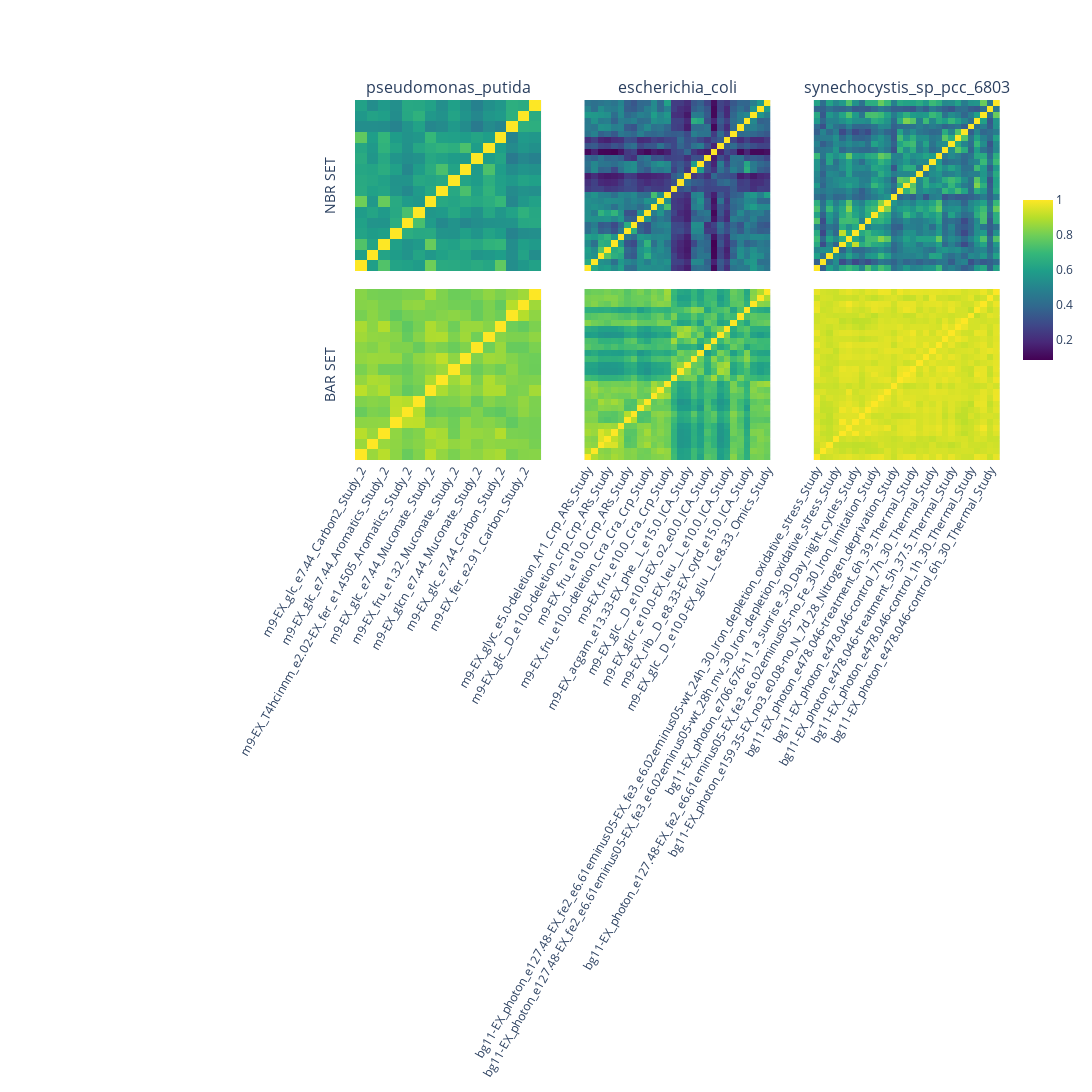

Notebook cell for this chart:
### Code cell
#perform an histogram with the jaccard index of  nbr reactions
col_n = 1

fig = make_subplots(rows=2,
                    cols=len(in_every_cutoff),
                    vertical_spacing=0.05,
                    subplot_titles=tuple([specie for specie in in_every_cutoff]))

for specie in in_every_cutoff:
    nbr_list = []
    bar_list = []
    condition_list = []
    jaccard_nbr_list = []
    jaccard_bar_list = []
    species_study = in_every_cutoff[specie]
    for study in species_study:
        study_conditions = list(set(['_'.join(cond.split('_')[:-1]) for cond in species_study[study]]))
        condition_list += ['_'.join([c, study]) for c in study_conditions]
        nbr_list += [species_study[study]['_'.join([condition, 'NBR-Gene'])] for condition in study_conditions]
        bar_list += [species_study[study]['_'.join([condition, 'BAR-Gene'])] for condition in study_conditions]
    
    jaccard_nbr_list = [[jaccard_index(nbr_1 ,nbr_2) for nbr_1 in nbr_list]
                        for nbr_2 in nbr_list]

    jaccard_bar_list = [[jaccard_index(bar_1 ,bar_2) for bar_1 in bar_list]
                        for bar_2 in bar_list]

    
    fig.add_trace(
        px.imshow(
            jaccard_nbr_list,
            x=condition_list,
            y=condition_list,
        ).data[0],
        row=1, col=col_n
    )
    fig.add_trace(
        px.imshow(
            jaccard_bar_list,
            x=condition_list,
            y=condition_list
        ).data[0],
        row=2, col=col_n
    )
    col_n += 1

# edit figure
fig['layout']['yaxis']['title']='NBR SET'
fig['layout']['yaxis4']['title']='BAR SET'
fig['layout']['yaxis']['showticklabels']=False
fig['layout']['yaxis2']['showticklabels']=False
fig['layout']['yaxis3']['showticklabels']=False
fig['layout']['yaxis4']['showticklabels']=False
fig['layout']['yaxis5']['showticklabels']=False
fig['layout']['yaxis6']['showticklabels']=False
fig['layout']['xaxis']['showticklabels']=False
fig['layout']['xaxis2']['showticklabels']=False
fig['layout']['xaxis3']['showticklabels']=False
fig['layout']['xaxis4']['tickangle']=-60
fig['layout']['xaxis5']['tickangle']=-60
fig['layout']['xaxis6']['tickangle']=-60
fig['layout']['height'] = 1400
fig['layout']['width'] = 1800
fig['layout']['coloraxis']['colorbar']['len']=0.5
fig['layout']['coloraxis']['colorscale']='viridis'

fig.show()
fig.write_image('jaccard_index_of_reaction_sets_between_species.svg')

### Figure 1 — Plotly figure (JSON) as saved in the notebook; plotly's stock layout.template omitted (floating-point values rounded to 4 significant figures; data arrays with more than 128 entries replaced by an {"elided": "..."} marker saying what was removed)
{"data": [{"coloraxis": "coloraxis", "hovertemplate": "x: %{x}<br>y: %{y}<br>color: %{z}<extra></extra>", "name": "0", "type": "heatmap", "x": ["m9-EX_glc_e7.44_Carbon2_Study_2", "m9-EX_T4hcinnm_e4.04_Carbon2_Study_2", "m9-EX_glc_e7.44_Aromatics_Study_2", "m9-EX_T4hcinnm_e4.04_Aromatics_Study_2", "m9-EX_T4hcinnm_e2.02-EX_fer_e1.4505_Aromatics_Study_2", "m9-EX_fer_e2.91_Aromatics_Study_2", "m9-EX_glc_e7.44_Muconate_Study_2", "m9-EX_glc_e3.72-EX_fru_e0.66_Muconate_Study_2", "m9-EX_fru_e1.32_Muconate_Study_2", "m9-EX_glc_e3.72-EX_glcn_e3.72_Muconate_Study_2", "m9-EX_glcn_e7.44_Muconate_Study_2", "m9-EX_glc_e2.48-EX_glcn_e2.48-EX_fru_e0.44_Muconate_Study_2", "m9-EX_glc_e7.44_Carbon_Study_2", "m9-EX_ser__L_e14.88_Carbon_Study_2", "m9-EX_fer_e2.91_Carbon_Study_2", "m9-EX_cit_e7.44_Carbon_Study_2"], "xaxis": "x", "y": ["m9-EX_glc_e7.44_Carbon2_Study_2", "m9-EX_T4hcinnm_e4.04_Carbon2_Study_2", "m9-EX_glc_e7.44_Aromatics_Study_2", "m9-EX_T4hcinnm_e4.04_Aromatics_Study_2", "m9-EX_T4hcinnm_e2.02-EX_fer_e1.4505_Aromatics_Study_2", "m9-EX_fer_e2.91_Aromatics_Study_2", "m9-EX_glc_e7.44_Muconate_Study_2", "m9-EX_glc_e3.72-EX_fru_e0.66_Muconate_Study_2", "m9-EX_fru_e1.32_Muconate_Study_2", "m9-EX_glc_e3.72-EX_glcn_e3.72_Muconate_Study_2", "m9-EX_glcn_e7.44_Muconate_Study_2", "m9-EX_glc_e2.48-EX_glcn_e2.48-EX_fru_e0.44_Muconate_Study_2", "m9-EX_glc_e7.44_Carbon_Study_2", "m9-EX_ser__L_e14.88_Carbon_Study_2", "m9-EX_fer_e2.91_Carbon_Study_2", "m9-EX_cit_e7.44_Carbon_Study_2"], "yaxis": "y", "z": {"elided": "16x16 float values"}}, {"coloraxis": "coloraxis", "hovertemplate": "x: %{x}<br>y: %{y}<br>color: %{z}<extra></extra>", "name": "0", "type": "heatmap", "x": ["m9-EX_glc_e7.44_Carbon2_Study_2", "m9-EX_T4hcinnm_e4.04_Carbon2_Study_2", "m9-EX_glc_e7.44_Aromatics_Study_2", "m9-EX_T4hcinnm_e4.04_Aromatics_Study_2", "m9-EX_T4hcinnm_e2.02-EX_fer_e1.4505_Aromatics_Study_2", "m9-EX_fer_e2.91_Aromatics_Study_2", "m9-EX_glc_e7.44_Muconate_Study_2", "m9-EX_glc_e3.72-EX_fru_e0.66_Muconate_Study_2", "m9-EX_fru_e1.32_Muconate_Study_2", "m9-EX_glc_e3.72-EX_glcn_e3.72_Muconate_Study_2", "m9-EX_glcn_e7.44_Muconate_Study_2", "m9-EX_glc_e2.48-EX_glcn_e2.48-EX_fru_e0.44_Muconate_Study_2", "m9-EX_glc_e7.44_Carbon_Study_2", "m9-EX_ser__L_e14.88_Carbon_Study_2", "m9-EX_fer_e2.91_Carbon_Study_2", "m9-EX_cit_e7.44_Carbon_Study_2"], "xaxis": "x4", "y": ["m9-EX_glc_e7.44_Carbon2_Study_2", "m9-EX_T4hcinnm_e4.04_Carbon2_Study_2", "m9-EX_glc_e7.44_Aromatics_Study_2", "m9-EX_T4hcinnm_e4.04_Aromatics_Study_2", "m9-EX_T4hcinnm_e2.02-EX_fer_e1.4505_Aromatics_Study_2", "m9-EX_fer_e2.91_Aromatics_Study_2", "m9-EX_glc_e7.44_Muconate_Study_2", "m9-EX_glc_e3.72-EX_fru_e0.66_Muconate_Study_2", "m9-EX_fru_e1.32_Muconate_Study_2", "m9-EX_glc_e3.72-EX_glcn_e3.72_Muconate_Study_2", "m9-EX_glcn_e7.44_Muconate_Study_2", "m9-EX_glc_e2.48-EX_glcn_e2.48-EX_fru_e0.44_Muconate_Study_2", "m9-EX_glc_e7.44_Carbon_Study_2", "m9-EX_ser__L_e14.88_Carbon_Study_2", "m9-EX_fer_e2.91_Carbon_Study_2", "m9-EX_cit_e7.44_Carbon_Study_2"], "yaxis": "y4", "z": {"elided": "16x16 float values"}}, {"coloraxis": "coloraxis", "hovertemplate": "x: %{x}<br>y: %{y}<br>color: %{z}<extra></extra>", "name": "0", "type": "heatmap", "x": ["m9-EX_glyc_e5.0-deletion_Ar1_Crp_ARs_Study", "m9-EX_glyc_e5.0-deletion_Ar2_Crp_ARs_Study", "m9-EX_fru_e10.0-deletion_crp_Crp_ARs_Study", "m9-EX_glc__D_e10.0-deletion_crp_Crp_ARs_Study", "m9-EX_glyc_e5.0-deletion_crp_Crp_ARs_Study", "m9-EX_glyc_e5.0-deletion_Ar1_Ar2_Crp_ARs_Study", "m9-EX_fru_e10.0_Crp_ARs_Study", "m9-EX_glyc_e5.0_Crp_ARs_Study", "m9-EX_glc__D_e10.0-deletion_Cra_Cra_Crp_Study", "m9-EX_fru_e10.0-deletion_Cra_Cra_Crp_Study", "m9-EX_ac_e3.33_Cra_Crp_Study", "m9-EX_ac_e3.33-deletion_Cra_Cra_Crp_Study", "m9-EX_fru_e10.0_Cra_Crp_Study", "m9-EX_glc__D_e10.0-EX_ade_e8.33_ICA_Study", "m9-EX_glcn_e10.0-EX_tyr__L_e15.0_ICA_Study", "m9-EX_acgam_e13.33-EX_phe__L_e15.0_ICA_Study", "m9-EX_sbt__D_e10.0-EX_arg__L_e10.0_ICA_Study", "m9-EX_gal_e10.0-EX_thm_e20.0_ICA_Study", "m9-EX_glc__D_e10.0-EX_o2_e0.0_ICA_Study", "m9-EX_glc__D_e10.0-EX_met__L_e8.33_ICA_Study", "m9-EX_pyr_e5.0-EX_ura_e6.67_ICA_Study", "m9-EX_glcr_e10.0-EX_leu__L_e10.0_ICA_Study", "m9-EX_glc__D_e10.0_ICA_Study", "m9-EX_glc__D_e10.0-EX_gthrd_e16.67_ICA_Study", "m9-EX_rib__D_e8.33-EX_cytd_e15.0_ICA_Study", "m9-EX_glc__D_e10.0-EX_thr__L_e6.67_Omics_Study", "m9-EX_glc__D_e10.0-EX_gly_e3.33_Omics_Study", "m9-EX_glc__D_e10.0-EX_glu__L_e8.33_Omics_Study"], "xaxis": "x2", "y": ["m9-EX_glyc_e5.0-deletion_Ar1_Crp_ARs_Study", "m9-EX_glyc_e5.0-deletion_Ar2_Crp_ARs_Study", "m9-EX_fru_e10.0-deletion_crp_Crp_ARs_Study", "m9-EX_glc__D_e10.0-deletion_crp_Crp_ARs_Study", "m9-EX_glyc_e5.0-deletion_crp_Crp_ARs_Study", "m9-EX_glyc_e5.0-deletion_Ar1_Ar2_Crp_ARs_Study", "m9-EX_fru_e10.0_Crp_ARs_Study", "m9-EX_glyc_e5.0_Crp_ARs_Study", "m9-EX_glc__D_e10.0-deletion_Cra_Cra_Crp_Study", "m9-EX_fru_e10.0-deletion_Cra_Cra_Crp_Study", "m9-EX_ac_e3.33_Cra_Crp_Study", "m9-EX_ac_e3.33-deletion_Cra_Cra_Crp_Study", "m9-EX_fru_e10.0_Cra_Crp_Study", "m9-EX_glc__D_e10.0-EX_ade_e8.33_ICA_Study", "m9-EX_glcn_e10.0-EX_tyr__L_e15.0_ICA_Study", "m9-EX_acgam_e13.33-EX_phe__L_e15.0_ICA_Study", "m9-EX_sbt__D_e10.0-EX_arg__L_e10.0_ICA_Study", "m9-EX_gal_e10.0-EX_thm_e20.0_ICA_Study", "m9-EX_glc__D_e10.0-EX_o2_e0.0_ICA_Study", "m9-EX_glc__D_e10.0-EX_met__L_e8.33_ICA_Study", "m9-EX_pyr_e5.0-EX_ura_e6.67_ICA_Study", "m9-EX_glcr_e10.0-EX_leu__L_e10.0_ICA_Study", "m9-EX_glc__D_e10.0_ICA_Study", "m9-EX_glc__D_e10.0-EX_gthrd_e16.67_ICA_Study", "m9-EX_rib__D_e8.33-EX_cytd_e15.0_ICA_Study", "m9-EX_glc__D_e10.0-EX_thr__L_e6.67_Omics_Study", "m9-EX_glc__D_e10.0-EX_gly_e3.33_Omics_Study", "m9-EX_glc__D_e10.0-EX_glu__L_e8.33_Omics_Study"], "yaxis": "y2", "z": {"elided": "28x28 float values"}}, {"coloraxis": "coloraxis", "hovertemplate": "x: %{x}<br>y: %{y}<br>color: %{z}<extra></extra>", "name": "0", "type": "heatmap", "x": ["m9-EX_glyc_e5.0-deletion_Ar1_Crp_ARs_Study", "m9-EX_glyc_e5.0-deletion_Ar2_Crp_ARs_Study", "m9-EX_fru_e10.0-deletion_crp_Crp_ARs_Study", "m9-EX_glc__D_e10.0-deletion_crp_Crp_ARs_Study", "m9-EX_glyc_e5.0-deletion_crp_Crp_ARs_Study", "m9-EX_glyc_e5.0-deletion_Ar1_Ar2_Crp_ARs_Study", "m9-EX_fru_e10.0_Crp_ARs_Study", "m9-EX_glyc_e5.0_Crp_ARs_Study", "m9-EX_glc__D_e10.0-deletion_Cra_Cra_Crp_Study", "m9-EX_fru_e10.0-deletion_Cra_Cra_Crp_Study", "m9-EX_ac_e3.33_Cra_Crp_Study", "m9-EX_ac_e3.33-deletion_Cra_Cra_Crp_Study", "m9-EX_fru_e10.0_Cra_Crp_Study", "m9-EX_glc__D_e10.0-EX_ade_e8.33_ICA_Study", "m9-EX_glcn_e10.0-EX_tyr__L_e15.0_ICA_Study", "m9-EX_acgam_e13.33-EX_phe__L_e15.0_ICA_Study", "m9-EX_sbt__D_e10.0-EX_arg__L_e10.0_ICA_Study", "m9-EX_gal_e10.0-EX_thm_e20.0_ICA_Study", "m9-EX_glc__D_e10.0-EX_o2_e0.0_ICA_Study", "m9-EX_glc__D_e10.0-EX_met__L_e8.33_ICA_Study", "m9-EX_pyr_e5.0-EX_ura_e6.67_ICA_Study", "m9-EX_glcr_e10.0-EX_leu__L_e10.0_ICA_Study", "m9-EX_glc__D_e10.0_ICA_Study", "m9-EX_glc__D_e10.0-EX_gthrd_e16.67_ICA_Study", "m9-EX_rib__D_e8.33-EX_cytd_e15.0_ICA_Study", "m9-EX_glc__D_e10.0-EX_thr__L_e6.67_Omics_Study", "m9-EX_glc__D_e10.0-EX_gly_e3.33_Omics_Study", "m9-EX_glc__D_e10.0-EX_glu__L_e8.33_Omics_Study"], "xaxis": "x5", "y": ["m9-EX_glyc_e5.0-deletion_Ar1_Crp_ARs_Study", "m9-EX_glyc_e5.0-deletion_Ar2_Crp_ARs_Study", "m9-EX_fru_e10.0-deletion_crp_Crp_ARs_Study", "m9-EX_glc__D_e10.0-deletion_crp_Crp_ARs_Study", "m9-EX_glyc_e5.0-deletion_crp_Crp_ARs_Study", "m9-EX_glyc_e5.0-deletion_Ar1_Ar2_Crp_ARs_Study", "m9-EX_fru_e10.0_Crp_ARs_Study", "m9-EX_glyc_e5.0_Crp_ARs_Study", "m9-EX_glc__D_e10.0-deletion_Cra_Cra_Crp_Study", "m9-EX_fru_e10.0-deletion_Cra_Cra_Crp_Study", "m9-EX_ac_e3.33_Cra_Crp_Study", "m9-EX_ac_e3.33-deletion_Cra_Cra_Crp_Study", "m9-EX_fru_e10.0_Cra_Crp_Study", "m9-EX_glc__D_e10.0-EX_ade_e8.33_ICA_Study", "m9-EX_glcn_e10.0-EX_tyr__L_e15.0_ICA_Study", "m9-EX_acgam_e13.33-EX_phe__L_e15.0_ICA_Study", "m9-EX_sbt__D_e10.0-EX_arg__L_e10.0_ICA_Study", "m9-EX_gal_e10.0-EX_thm_e20.0_ICA_Study", "m9-EX_glc__D_e10.0-EX_o2_e0.0_ICA_Study", "m9-EX_glc__D_e10.0-EX_met__L_e8.33_ICA_Study", "m9-EX_pyr_e5.0-EX_ura_e6.67_ICA_Study", "m9-EX_glcr_e10.0-EX_leu__L_e10.0_ICA_Study", "m9-EX_glc__D_e10.0_ICA_Study", "m9-EX_glc__D_e10.0-EX_gthrd_e16.67_ICA_Study", "m9-EX_rib__D_e8.33-EX_cytd_e15.0_ICA_Study", "m9-EX_glc__D_e10.0-EX_thr__L_e6.67_Omics_Study", "m9-EX_glc__D_e10.0-EX_gly_e3.33_Omics_Study", "m9-EX_glc__D_e10.0-EX_glu__L_e8.33_Omics_Study"], "yaxis": "y5", "z": {"elided": "28x28 float values"}}, {"coloraxis": "coloraxis", "hovertemplate": "x: %{x}<br>y: %{y}<br>color: %{z}<extra></extra>", "name": "0", "type": "heatmap", "x": ["bg11-EX_photon_e127.48-EX_fe2_e6.61eminus05-EX_fe3_e6.02eminus05-wt_24h_30_Iron_depletion_oxidative_stress_Study", "bg11-EX_photon_e127.48-EX_fe2_e6.61eminus05-EX_fe3_e6.02eminus05-deletion_IsiA_28h_mv_30_Iron_depletion_oxidative_stress_Study", "bg11-EX_photon_e127.48-EX_fe2_e6.61eminus05-EX_fe3_e6.02eminus05-deletion_IsiA_24h_30_Iron_depletion_oxidative_stress_Study", "bg11-EX_photon_e127.48-EX_fe2_e6.61eminus05-EX_fe3_e6.02eminus05-wt_28h_mv_30_Iron_depletion_oxidative_stress_Study", "bg11-EX_photon_e706.676-6_a_sunrise_30_Day_night_cycles_Study", "bg11-EX_photon_e5.41-1_b_sunrise_30_Day_night_cycles_Study", "bg11-EX_photon_e706.676-11_a_sunrise_30_Day_night_cycles_Study", "bg11-EX_photon_e5.41-13_a_sunrise_30_Day_night_cycles_Study", "bg11-EX_photon_e706.676-1_a_sunrise_30_Day_night_cycles_Study", "bg11-EX_photon_e127.48-EX_fe2_e6.61eminus05-EX_fe3_e6.02eminus05-no_Fe_30_Iron_limitation_Study", "bg11-EX_photon_e127.48-control_30_Iron_limitation_Study", "bg11-EX_photon_e159.35-EX_no3_e0.08-no_N_3d_28_Nitrogen_deprivation_Study", "bg11-EX_photon_e159.35-EX_no3_e0.08-no_N_7d_28_Nitrogen_deprivation_Study", "bg11-EX_photon_e478.046-treatment_7h_40.5_Thermal_Study", "bg11-EX_photon_e478.046-treatment_3h_34.5_Thermal_Study", "bg11-EX_photon_e478.046-treatment_6h_39_Thermal_Study", "bg11-EX_photon_e478.046-control_2h_30_Thermal_Study", "bg11-EX_photon_e478.046-treatment_1h_31.5_Thermal_Study", "bg11-EX_photon_e478.046-control_7h_30_Thermal_Study", "bg11-EX_photon_e478.046-control_0h_30_Thermal_Study", "bg11-EX_photon_e478.046-treatment_8h_42_Thermal_Study", "bg11-EX_photon_e478.046-treatment_5h_37.5_Thermal_Study", "bg11-EX_photon_e478.046-treatment_9h_43.5_Thermal_Study", "bg11-EX_photon_e478.046-treatment_10h_45_Thermal_Study", "bg11-EX_photon_e478.046-control_1h_30_Thermal_Study", "bg11-EX_photon_e478.046-treatment_4h_36_Thermal_Study", "bg11-EX_photon_e478.046-control_9h_30_Thermal_Study", "bg11-EX_photon_e478.046-control_6h_30_Thermal_Study", "bg11-EX_photon_e478.046-treatment_0h_30_Thermal_Study"], "xaxis": "x3", "y": ["bg11-EX_photon_e127.48-EX_fe2_e6.61eminus05-EX_fe3_e6.02eminus05-wt_24h_30_Iron_depletion_oxidative_stress_Study", "bg11-EX_photon_e127.48-EX_fe2_e6.61eminus05-EX_fe3_e6.02eminus05-deletion_IsiA_28h_mv_30_Iron_depletion_oxidative_stress_Study", "bg11-EX_photon_e127.48-EX_fe2_e6.61eminus05-EX_fe3_e6.02eminus05-deletion_IsiA_24h_30_Iron_depletion_oxidative_stress_Study", "bg11-EX_photon_e127.48-EX_fe2_e6.61eminus05-EX_fe3_e6.02eminus05-wt_28h_mv_30_Iron_depletion_oxidative_stress_Study", "bg11-EX_photon_e706.676-6_a_sunrise_30_Day_night_cycles_Study", "bg11-EX_photon_e5.41-1_b_sunrise_30_Day_night_cycles_Study", "bg11-EX_photon_e706.676-11_a_sunrise_30_Day_night_cycles_Study", "bg11-EX_photon_e5.41-13_a_sunrise_30_Day_night_cycles_Study", "bg11-EX_photon_e706.676-1_a_sunrise_30_Day_night_cycles_Study", "bg11-EX_photon_e127.48-EX_fe2_e6.61eminus05-EX_fe3_e6.02eminus05-no_Fe_30_Iron_limitation_Study", "bg11-EX_photon_e127.48-control_30_Iron_limitation_Study", "bg11-EX_photon_e159.35-EX_no3_e0.08-no_N_3d_28_Nitrogen_deprivation_Study", "bg11-EX_photon_e159.35-EX_no3_e0.08-no_N_7d_28_Nitrogen_deprivation_Study", "bg11-EX_photon_e478.046-treatment_7h_40.5_Thermal_Study", "bg11-EX_photon_e478.046-treatment_3h_34.5_Thermal_Study", "bg11-EX_photon_e478.046-treatment_6h_39_Thermal_Study", "bg11-EX_photon_e478.046-control_2h_30_Thermal_Study", "bg11-EX_photon_e478.046-treatment_1h_31.5_Thermal_Study", "bg11-EX_photon_e478.046-control_7h_30_Thermal_Study", "bg11-EX_photon_e478.046-control_0h_30_Thermal_Study", "bg11-EX_photon_e478.046-treatment_8h_42_Thermal_Study", "bg11-EX_photon_e478.046-treatment_5h_37.5_Thermal_Study", "bg11-EX_photon_e478.046-treatment_9h_43.5_Thermal_Study", "bg11-EX_photon_e478.046-treatment_10h_45_Thermal_Study", "bg11-EX_photon_e478.046-control_1h_30_Thermal_Study", "bg11-EX_photon_e478.046-treatment_4h_36_Thermal_Study", "bg11-EX_photon_e478.046-control_9h_30_Thermal_Study", "bg11-EX_photon_e478.046-control_6h_30_Thermal_Study", "bg11-EX_photon_e478.046-treatment_0h_30_Thermal_Study"], "yaxis": "y3", "z": {"elided": "29x29 float values"}}, {"coloraxis": "coloraxis", "hovertemplate": "x: %{x}<br>y: %{y}<br>color: %{z}<extra></extra>", "name": "0", "type": "heatmap", "x": ["bg11-EX_photon_e127.48-EX_fe2_e6.61eminus05-EX_fe3_e6.02eminus05-wt_24h_30_Iron_depletion_oxidative_stress_Study", "bg11-EX_photon_e127.48-EX_fe2_e6.61eminus05-EX_fe3_e6.02eminus05-deletion_IsiA_28h_mv_30_Iron_depletion_oxidative_stress_Study", "bg11-EX_photon_e127.48-EX_fe2_e6.61eminus05-EX_fe3_e6.02eminus05-deletion_IsiA_24h_30_Iron_depletion_oxidative_stress_Study", "bg11-EX_photon_e127.48-EX_fe2_e6.61eminus05-EX_fe3_e6.02eminus05-wt_28h_mv_30_Iron_depletion_oxidative_stress_Study", "bg11-EX_photon_e706.676-6_a_sunrise_30_Day_night_cycles_Study", "bg11-EX_photon_e5.41-1_b_sunrise_30_Day_night_cycles_Study", "bg11-EX_photon_e706.676-11_a_sunrise_30_Day_night_cycles_Study", "bg11-EX_photon_e5.41-13_a_sunrise_30_Day_night_cycles_Study", "bg11-EX_photon_e706.676-1_a_sunrise_30_Day_night_cycles_Study", "bg11-EX_photon_e127.48-EX_fe2_e6.61eminus05-EX_fe3_e6.02eminus05-no_Fe_30_Iron_limitation_Study", "bg11-EX_photon_e127.48-control_30_Iron_limitation_Study", "bg11-EX_photon_e159.35-EX_no3_e0.08-no_N_3d_28_Nitrogen_deprivation_Study", "bg11-EX_photon_e159.35-EX_no3_e0.08-no_N_7d_28_Nitrogen_deprivation_Study", "bg11-EX_photon_e478.046-treatment_7h_40.5_Thermal_Study", "bg11-EX_photon_e478.046-treatment_3h_34.5_Thermal_Study", "bg11-EX_photon_e478.046-treatment_6h_39_Thermal_Study", "bg11-EX_photon_e478.046-control_2h_30_Thermal_Study", "bg11-EX_photon_e478.046-treatment_1h_31.5_Thermal_Study", "bg11-EX_photon_e478.046-control_7h_30_Thermal_Study", "bg11-EX_photon_e478.046-control_0h_30_Thermal_Study", "bg11-EX_photon_e478.046-treatment_8h_42_Thermal_Study", "bg11-EX_photon_e478.046-treatment_5h_37.5_Thermal_Study", "bg11-EX_photon_e478.046-treatment_9h_43.5_Thermal_Study", "bg11-EX_photon_e478.046-treatment_10h_45_Thermal_Study", "bg11-EX_photon_e478.046-control_1h_30_Thermal_Study", "bg11-EX_photon_e478.046-treatment_4h_36_Thermal_Study", "bg11-EX_photon_e478.046-control_9h_30_Thermal_Study", "bg11-EX_photon_e478.046-control_6h_30_Thermal_Study", "bg11-EX_photon_e478.046-treatment_0h_30_Thermal_Study"], "xaxis": "x6", "y": ["bg11-EX_photon_e127.48-EX_fe2_e6.61eminus05-EX_fe3_e6.02eminus05-wt_24h_30_Iron_depletion_oxidative_stress_Study", "bg11-EX_photon_e127.48-EX_fe2_e6.61eminus05-EX_fe3_e6.02eminus05-deletion_IsiA_28h_mv_30_Iron_depletion_oxidative_stress_Study", "bg11-EX_photon_e127.48-EX_fe2_e6.61eminus05-EX_fe3_e6.02eminus05-deletion_IsiA_24h_30_Iron_depletion_oxidative_stress_Study", "bg11-EX_photon_e127.48-EX_fe2_e6.61eminus05-EX_fe3_e6.02eminus05-wt_28h_mv_30_Iron_depletion_oxidative_stress_Study", "bg11-EX_photon_e706.676-6_a_sunrise_30_Day_night_cycles_Study", "bg11-EX_photon_e5.41-1_b_sunrise_30_Day_night_cycles_Study", "bg11-EX_photon_e706.676-11_a_sunrise_30_Day_night_cycles_Study", "bg11-EX_photon_e5.41-13_a_sunrise_30_Day_night_cycles_Study", "bg11-EX_photon_e706.676-1_a_sunrise_30_Day_night_cycles_Study", "bg11-EX_photon_e127.48-EX_fe2_e6.61eminus05-EX_fe3_e6.02eminus05-no_Fe_30_Iron_limitation_Study", "bg11-EX_photon_e127.48-control_30_Iron_limitation_Study", "bg11-EX_photon_e159.35-EX_no3_e0.08-no_N_3d_28_Nitrogen_deprivation_Study", "bg11-EX_photon_e159.35-EX_no3_e0.08-no_N_7d_28_Nitrogen_deprivation_Study", "bg11-EX_photon_e478.046-treatment_7h_40.5_Thermal_Study", "bg11-EX_photon_e478.046-treatment_3h_34.5_Thermal_Study", "bg11-EX_photon_e478.046-treatment_6h_39_Thermal_Study", "bg11-EX_photon_e478.046-control_2h_30_Thermal_Study", "bg11-EX_photon_e478.046-treatment_1h_31.5_Thermal_Study", "bg11-EX_photon_e478.046-control_7h_30_Thermal_Study", "bg11-EX_photon_e478.046-control_0h_30_Thermal_Study", "bg11-EX_photon_e478.046-treatment_8h_42_Thermal_Study", "bg11-EX_photon_e478.046-treatment_5h_37.5_Thermal_Study", "bg11-EX_photon_e478.046-treatment_9h_43.5_Thermal_Study", "bg11-EX_photon_e478.046-treatment_10h_45_Thermal_Study", "bg11-EX_photon_e478.046-control_1h_30_Thermal_Study", "bg11-EX_photon_e478.046-treatment_4h_36_Thermal_Study", "bg11-EX_photon_e478.046-control_9h_30_Thermal_Study", "bg11-EX_photon_e478.046-control_6h_30_Thermal_Study", "bg11-EX_photon_e478.046-treatment_0h_30_Thermal_Study"], "yaxis": "y6", "z": {"elided": "29x29 float values"}}], "layout": {"annotations": [{"font": {"size": 16}, "showarrow": false, "text": "pseudomonas_putida", "x": 0.1444, "xanchor": "center", "xref": "paper", "y": 1, "yanchor": "bottom", "yref": "paper"}, {"font": {"size": 16}, "showarrow": false, "text": "escherichia_coli", "x": 0.5, "xanchor": "center", "xref": "paper", "y": 1, "yanchor": "bottom", "yref": "paper"}, {"font": {"size": 16}, "showarrow": false, "text": "synechocystis_sp_pcc_6803", "x": 0.8556, "xanchor": "center", "xref": "paper", "y": 1, "yanchor": "bottom", "yref": "paper"}], "coloraxis": {"colorbar": {"len": 0.5}, "colorscale": [[0, "#440154"], [0.1111, "#482878"], [0.2222, "#3e4989"], [0.3333, "#31688e"], [0.4444, "#26828e"], [0.5556, "#1f9e89"], [0.6667, "#35b779"], [0.7778, "#6ece58"], [0.8889, "#b5de2b"], [1, "#fde725"]]}, "height": 1400, "width": 1800, "xaxis": {"anchor": "y", "domain": [0, 0.2889], "showticklabels": false}, "xaxis2": {"anchor": "y2", "domain": [0.3556, 0.6444], "showticklabels": false}, "xaxis3": {"anchor": "y3", "domain": [0.7111, 1], "showticklabels": false}, "xaxis4": {"anchor": "y4", "domain": [0, 0.2889], "tickangle": -60}, "xaxis5": {"anchor": "y5", "domain": [0.3556, 0.6444], "tickangle": -60}, "xaxis6": {"anchor": "y6", "domain": [0.7111, 1], "tickangle": -60}, "yaxis": {"anchor": "x", "domain": [0.525, 1], "showticklabels": false, "title": {"text": "NBR SET"}}, "yaxis2": {"anchor": "x2", "domain": [0.525, 1], "showticklabels": false}, "yaxis3": {"anchor": "x3", "domain": [0.525, 1], "showticklabels": false}, "yaxis4": {"anchor": "x4", "domain": [0, 0.475], "showticklabels": false, "title": {"text": "BAR SET"}}, "yaxis5": {"anchor": "x5", "domain": [0, 0.475], "showticklabels": false}, "yaxis6": {"anchor": "x6", "domain": [0, 0.475], "showticklabels": false}}}
